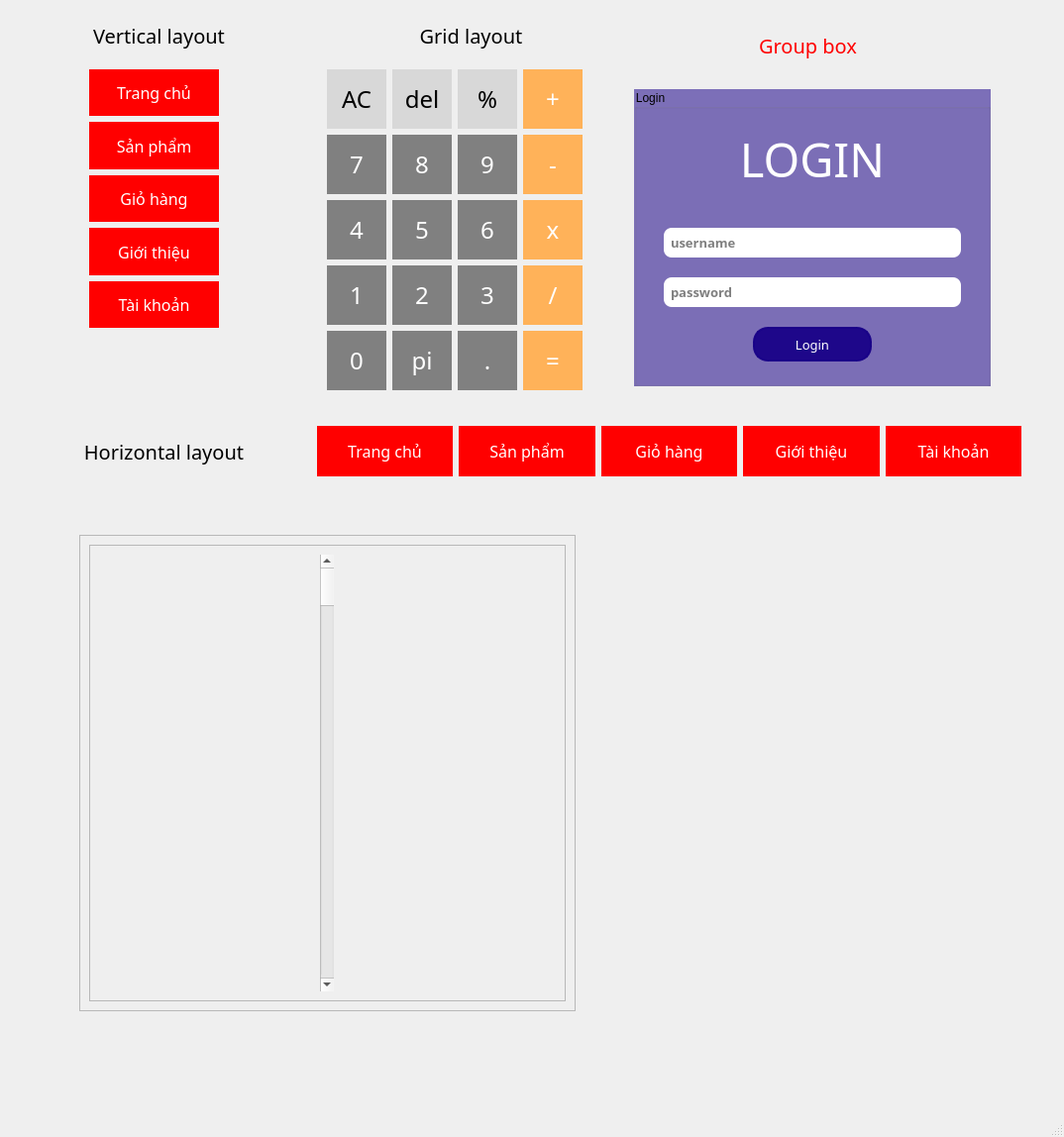
<?xml version="1.0" encoding="UTF-8"?>
<ui version="4.0">
 <class>MainWindow</class>
 <widget class="QMainWindow" name="MainWindow">
  <property name="geometry">
   <rect>
    <x>0</x>
    <y>0</y>
    <width>1074</width>
    <height>1148</height>
   </rect>
  </property>
  <property name="maximumSize">
   <size>
    <width>16777215</width>
    <height>16777215</height>
   </size>
  </property>
  <property name="windowTitle">
   <string>MainWindow</string>
  </property>
  <widget class="QWidget" name="centralwidget">
   <widget class="QWidget" name="verticalLayoutWidget">
    <property name="geometry">
     <rect>
      <x>90</x>
      <y>70</y>
      <width>131</width>
      <height>261</height>
     </rect>
    </property>
    <layout class="QVBoxLayout" name="verticalLayout">
     <item>
      <widget class="QLabel" name="label_10">
       <property name="font">
        <font>
         <family>Nunito Sans</family>
         <pointsize>12</pointsize>
        </font>
       </property>
       <property name="styleSheet">
        <string notr="true">background-color: red;
color: white;
</string>
       </property>
       <property name="text">
        <string>Trang chủ</string>
       </property>
       <property name="alignment">
        <set>Qt::AlignCenter</set>
       </property>
      </widget>
     </item>
     <item>
      <widget class="QLabel" name="label_9">
       <property name="font">
        <font>
         <family>Nunito Sans</family>
         <pointsize>12</pointsize>
        </font>
       </property>
       <property name="styleSheet">
        <string notr="true">background-color: red;
color: white;
</string>
       </property>
       <property name="text">
        <string>Sản phẩm</string>
       </property>
       <property name="alignment">
        <set>Qt::AlignCenter</set>
       </property>
      </widget>
     </item>
     <item>
      <widget class="QLabel" name="label_8">
       <property name="font">
        <font>
         <family>Nunito Sans</family>
         <pointsize>12</pointsize>
        </font>
       </property>
       <property name="styleSheet">
        <string notr="true">background-color: red;
color: white;
</string>
       </property>
       <property name="text">
        <string>Giỏ hàng</string>
       </property>
       <property name="alignment">
        <set>Qt::AlignCenter</set>
       </property>
      </widget>
     </item>
     <item>
      <widget class="QLabel" name="label_11">
       <property name="font">
        <font>
         <family>Nunito Sans</family>
         <pointsize>12</pointsize>
        </font>
       </property>
       <property name="styleSheet">
        <string notr="true">background-color: red;
color: white;
</string>
       </property>
       <property name="text">
        <string>Giới thiệu</string>
       </property>
       <property name="alignment">
        <set>Qt::AlignCenter</set>
       </property>
      </widget>
     </item>
     <item>
      <widget class="QLabel" name="label_12">
       <property name="font">
        <font>
         <family>Nunito Sans</family>
         <pointsize>12</pointsize>
        </font>
       </property>
       <property name="styleSheet">
        <string notr="true">background-color: red;
color: white;
</string>
       </property>
       <property name="text">
        <string>Tài khoản</string>
       </property>
       <property name="alignment">
        <set>Qt::AlignCenter</set>
       </property>
      </widget>
     </item>
    </layout>
   </widget>
   <widget class="QLabel" name="label">
    <property name="geometry">
     <rect>
      <x>60</x>
      <y>10</y>
      <width>201</width>
      <height>51</height>
     </rect>
    </property>
    <property name="font">
     <font>
      <family>Nunito Sans</family>
      <pointsize>15</pointsize>
     </font>
    </property>
    <property name="text">
     <string>Vertical layout</string>
    </property>
    <property name="alignment">
     <set>Qt::AlignCenter</set>
    </property>
   </widget>
   <widget class="QWidget" name="horizontalLayoutWidget">
    <property name="geometry">
     <rect>
      <x>320</x>
      <y>430</y>
      <width>711</width>
      <height>51</height>
     </rect>
    </property>
    <layout class="QHBoxLayout" name="horizontalLayout">
     <item>
      <widget class="QLabel" name="label_7">
       <property name="font">
        <font>
         <family>Nunito Sans</family>
         <pointsize>12</pointsize>
        </font>
       </property>
       <property name="styleSheet">
        <string notr="true">background-color: red;
color: white;
</string>
       </property>
       <property name="text">
        <string>Trang chủ</string>
       </property>
       <property name="alignment">
        <set>Qt::AlignCenter</set>
       </property>
      </widget>
     </item>
     <item>
      <widget class="QLabel" name="label_6">
       <property name="font">
        <font>
         <family>Nunito Sans</family>
         <pointsize>12</pointsize>
        </font>
       </property>
       <property name="styleSheet">
        <string notr="true">background-color: red;
color: white;
</string>
       </property>
       <property name="text">
        <string>Sản phẩm</string>
       </property>
       <property name="alignment">
        <set>Qt::AlignCenter</set>
       </property>
      </widget>
     </item>
     <item>
      <widget class="QLabel" name="label_5">
       <property name="font">
        <font>
         <family>Nunito Sans</family>
         <pointsize>12</pointsize>
        </font>
       </property>
       <property name="styleSheet">
        <string notr="true">background-color: red;
color: white;
</string>
       </property>
       <property name="text">
        <string>Giỏ hàng</string>
       </property>
       <property name="alignment">
        <set>Qt::AlignCenter</set>
       </property>
      </widget>
     </item>
     <item>
      <widget class="QLabel" name="label_4">
       <property name="font">
        <font>
         <family>Nunito Sans</family>
         <pointsize>12</pointsize>
        </font>
       </property>
       <property name="styleSheet">
        <string notr="true">background-color: red;
color: white;
</string>
       </property>
       <property name="text">
        <string>Giới thiệu</string>
       </property>
       <property name="alignment">
        <set>Qt::AlignCenter</set>
       </property>
      </widget>
     </item>
     <item>
      <widget class="QLabel" name="label_3">
       <property name="font">
        <font>
         <family>Nunito Sans</family>
         <pointsize>12</pointsize>
        </font>
       </property>
       <property name="styleSheet">
        <string notr="true">background-color: red;
color: white;
</string>
       </property>
       <property name="text">
        <string>Tài khoản</string>
       </property>
       <property name="alignment">
        <set>Qt::AlignCenter</set>
       </property>
      </widget>
     </item>
    </layout>
   </widget>
   <widget class="QLabel" name="label_2">
    <property name="geometry">
     <rect>
      <x>60</x>
      <y>430</y>
      <width>211</width>
      <height>51</height>
     </rect>
    </property>
    <property name="font">
     <font>
      <family>Nunito Sans</family>
      <pointsize>15</pointsize>
     </font>
    </property>
    <property name="text">
     <string>Horizontal layout</string>
    </property>
    <property name="alignment">
     <set>Qt::AlignCenter</set>
    </property>
   </widget>
   <widget class="QLabel" name="label_13">
    <property name="geometry">
     <rect>
      <x>370</x>
      <y>10</y>
      <width>211</width>
      <height>51</height>
     </rect>
    </property>
    <property name="font">
     <font>
      <family>Nunito Sans</family>
      <pointsize>15</pointsize>
     </font>
    </property>
    <property name="text">
     <string>Grid layout</string>
    </property>
    <property name="alignment">
     <set>Qt::AlignCenter</set>
    </property>
   </widget>
   <widget class="QWidget" name="gridLayoutWidget">
    <property name="geometry">
     <rect>
      <x>330</x>
      <y>70</y>
      <width>261</width>
      <height>326</height>
     </rect>
    </property>
    <layout class="QGridLayout" name="gridLayout" rowstretch="0,0,0,0,0" columnstretch="0,0,0,0">
     <item row="1" column="1">
      <widget class="QLabel" name="label_20">
       <property name="minimumSize">
        <size>
         <width>60</width>
         <height>60</height>
        </size>
       </property>
       <property name="maximumSize">
        <size>
         <width>60</width>
         <height>60</height>
        </size>
       </property>
       <property name="font">
        <font>
         <family>Nunito Sans Normal ExtraBold</family>
         <pointsize>18</pointsize>
        </font>
       </property>
       <property name="styleSheet">
        <string notr="true">background-color: grey;
color: white;
</string>
       </property>
       <property name="text">
        <string>8</string>
       </property>
       <property name="alignment">
        <set>Qt::AlignCenter</set>
       </property>
      </widget>
     </item>
     <item row="2" column="3">
      <widget class="QLabel" name="label_25">
       <property name="minimumSize">
        <size>
         <width>60</width>
         <height>60</height>
        </size>
       </property>
       <property name="maximumSize">
        <size>
         <width>60</width>
         <height>60</height>
        </size>
       </property>
       <property name="font">
        <font>
         <family>Nunito Sans Normal ExtraBold</family>
         <pointsize>18</pointsize>
        </font>
       </property>
       <property name="styleSheet">
        <string notr="true">background-color: rgb(255, 178, 89);
color: white;
</string>
       </property>
       <property name="text">
        <string>x</string>
       </property>
       <property name="alignment">
        <set>Qt::AlignCenter</set>
       </property>
      </widget>
     </item>
     <item row="1" column="3">
      <widget class="QLabel" name="label_22">
       <property name="minimumSize">
        <size>
         <width>60</width>
         <height>60</height>
        </size>
       </property>
       <property name="maximumSize">
        <size>
         <width>60</width>
         <height>60</height>
        </size>
       </property>
       <property name="font">
        <font>
         <family>Nunito Sans Normal ExtraBold</family>
         <pointsize>18</pointsize>
        </font>
       </property>
       <property name="styleSheet">
        <string notr="true">background-color: rgb(255, 178, 89);
color: white;
</string>
       </property>
       <property name="text">
        <string>-</string>
       </property>
       <property name="alignment">
        <set>Qt::AlignCenter</set>
       </property>
      </widget>
     </item>
     <item row="3" column="2">
      <widget class="QLabel" name="label_28">
       <property name="minimumSize">
        <size>
         <width>60</width>
         <height>60</height>
        </size>
       </property>
       <property name="maximumSize">
        <size>
         <width>60</width>
         <height>60</height>
        </size>
       </property>
       <property name="font">
        <font>
         <family>Nunito Sans Normal ExtraBold</family>
         <pointsize>18</pointsize>
        </font>
       </property>
       <property name="styleSheet">
        <string notr="true">background-color: grey;
color: white;
</string>
       </property>
       <property name="text">
        <string>3</string>
       </property>
       <property name="alignment">
        <set>Qt::AlignCenter</set>
       </property>
      </widget>
     </item>
     <item row="0" column="1">
      <widget class="QLabel" name="label_15">
       <property name="minimumSize">
        <size>
         <width>60</width>
         <height>60</height>
        </size>
       </property>
       <property name="maximumSize">
        <size>
         <width>60</width>
         <height>60</height>
        </size>
       </property>
       <property name="font">
        <font>
         <family>Nunito Sans Normal ExtraBold</family>
         <pointsize>18</pointsize>
        </font>
       </property>
       <property name="styleSheet">
        <string notr="true">background-color: rgb(216, 216, 216);
color: black;
</string>
       </property>
       <property name="text">
        <string>del</string>
       </property>
       <property name="alignment">
        <set>Qt::AlignCenter</set>
       </property>
      </widget>
     </item>
     <item row="0" column="2">
      <widget class="QLabel" name="label_16">
       <property name="minimumSize">
        <size>
         <width>60</width>
         <height>60</height>
        </size>
       </property>
       <property name="maximumSize">
        <size>
         <width>60</width>
         <height>60</height>
        </size>
       </property>
       <property name="font">
        <font>
         <family>Nunito Sans Normal ExtraBold</family>
         <pointsize>18</pointsize>
        </font>
       </property>
       <property name="styleSheet">
        <string notr="true">background-color: rgb(216, 216, 216);
color: black;
</string>
       </property>
       <property name="text">
        <string>%</string>
       </property>
       <property name="alignment">
        <set>Qt::AlignCenter</set>
       </property>
      </widget>
     </item>
     <item row="2" column="0">
      <widget class="QLabel" name="label_18">
       <property name="minimumSize">
        <size>
         <width>60</width>
         <height>60</height>
        </size>
       </property>
       <property name="maximumSize">
        <size>
         <width>60</width>
         <height>60</height>
        </size>
       </property>
       <property name="font">
        <font>
         <family>Nunito Sans Normal ExtraBold</family>
         <pointsize>18</pointsize>
        </font>
       </property>
       <property name="styleSheet">
        <string notr="true">background-color: grey;
color: white;
</string>
       </property>
       <property name="text">
        <string>4</string>
       </property>
       <property name="alignment">
        <set>Qt::AlignCenter</set>
       </property>
      </widget>
     </item>
     <item row="2" column="2">
      <widget class="QLabel" name="label_26">
       <property name="minimumSize">
        <size>
         <width>60</width>
         <height>60</height>
        </size>
       </property>
       <property name="maximumSize">
        <size>
         <width>60</width>
         <height>60</height>
        </size>
       </property>
       <property name="font">
        <font>
         <family>Nunito Sans Normal ExtraBold</family>
         <pointsize>18</pointsize>
        </font>
       </property>
       <property name="styleSheet">
        <string notr="true">background-color: grey;
color: white;
</string>
       </property>
       <property name="text">
        <string>6</string>
       </property>
       <property name="alignment">
        <set>Qt::AlignCenter</set>
       </property>
      </widget>
     </item>
     <item row="1" column="0">
      <widget class="QLabel" name="label_23">
       <property name="minimumSize">
        <size>
         <width>60</width>
         <height>60</height>
        </size>
       </property>
       <property name="maximumSize">
        <size>
         <width>60</width>
         <height>60</height>
        </size>
       </property>
       <property name="font">
        <font>
         <family>Nunito Sans Normal ExtraBold</family>
         <pointsize>18</pointsize>
        </font>
       </property>
       <property name="styleSheet">
        <string notr="true">background-color: grey;
color: white;
</string>
       </property>
       <property name="text">
        <string>7</string>
       </property>
       <property name="alignment">
        <set>Qt::AlignCenter</set>
       </property>
      </widget>
     </item>
     <item row="1" column="2">
      <widget class="QLabel" name="label_19">
       <property name="minimumSize">
        <size>
         <width>60</width>
         <height>60</height>
        </size>
       </property>
       <property name="maximumSize">
        <size>
         <width>60</width>
         <height>60</height>
        </size>
       </property>
       <property name="font">
        <font>
         <family>Nunito Sans Normal ExtraBold</family>
         <pointsize>18</pointsize>
        </font>
       </property>
       <property name="styleSheet">
        <string notr="true">background-color: grey;
color: white;
</string>
       </property>
       <property name="text">
        <string>9</string>
       </property>
       <property name="alignment">
        <set>Qt::AlignCenter</set>
       </property>
      </widget>
     </item>
     <item row="3" column="0">
      <widget class="QLabel" name="label_24">
       <property name="minimumSize">
        <size>
         <width>60</width>
         <height>60</height>
        </size>
       </property>
       <property name="maximumSize">
        <size>
         <width>60</width>
         <height>60</height>
        </size>
       </property>
       <property name="font">
        <font>
         <family>Nunito Sans Normal ExtraBold</family>
         <pointsize>18</pointsize>
        </font>
       </property>
       <property name="styleSheet">
        <string notr="true">background-color: grey;
color: white;
</string>
       </property>
       <property name="text">
        <string>1</string>
       </property>
       <property name="alignment">
        <set>Qt::AlignCenter</set>
       </property>
      </widget>
     </item>
     <item row="3" column="1">
      <widget class="QLabel" name="label_29">
       <property name="minimumSize">
        <size>
         <width>60</width>
         <height>60</height>
        </size>
       </property>
       <property name="maximumSize">
        <size>
         <width>60</width>
         <height>60</height>
        </size>
       </property>
       <property name="font">
        <font>
         <family>Nunito Sans Normal ExtraBold</family>
         <pointsize>18</pointsize>
        </font>
       </property>
       <property name="styleSheet">
        <string notr="true">background-color: grey;
color: white;
</string>
       </property>
       <property name="text">
        <string>2</string>
       </property>
       <property name="alignment">
        <set>Qt::AlignCenter</set>
       </property>
      </widget>
     </item>
     <item row="3" column="3">
      <widget class="QLabel" name="label_27">
       <property name="minimumSize">
        <size>
         <width>60</width>
         <height>60</height>
        </size>
       </property>
       <property name="maximumSize">
        <size>
         <width>60</width>
         <height>60</height>
        </size>
       </property>
       <property name="font">
        <font>
         <family>Nunito Sans Normal ExtraBold</family>
         <pointsize>18</pointsize>
        </font>
       </property>
       <property name="styleSheet">
        <string notr="true">background-color: rgb(255, 178, 89);
color: white;
</string>
       </property>
       <property name="text">
        <string>/</string>
       </property>
       <property name="alignment">
        <set>Qt::AlignCenter</set>
       </property>
      </widget>
     </item>
     <item row="0" column="3">
      <widget class="QLabel" name="label_17">
       <property name="minimumSize">
        <size>
         <width>60</width>
         <height>60</height>
        </size>
       </property>
       <property name="maximumSize">
        <size>
         <width>60</width>
         <height>60</height>
        </size>
       </property>
       <property name="font">
        <font>
         <family>Nunito Sans Normal ExtraBold</family>
         <pointsize>18</pointsize>
        </font>
       </property>
       <property name="styleSheet">
        <string notr="true">background-color: rgb(255, 178, 89);
color: white;
</string>
       </property>
       <property name="text">
        <string>+</string>
       </property>
       <property name="alignment">
        <set>Qt::AlignCenter</set>
       </property>
      </widget>
     </item>
     <item row="0" column="0">
      <widget class="QLabel" name="label_14">
       <property name="minimumSize">
        <size>
         <width>60</width>
         <height>60</height>
        </size>
       </property>
       <property name="maximumSize">
        <size>
         <width>60</width>
         <height>60</height>
        </size>
       </property>
       <property name="font">
        <font>
         <family>Nunito Sans Normal ExtraBold</family>
         <pointsize>18</pointsize>
        </font>
       </property>
       <property name="styleSheet">
        <string notr="true">background-color: rgb(216, 216, 216);
color: black;
</string>
       </property>
       <property name="text">
        <string>AC</string>
       </property>
       <property name="alignment">
        <set>Qt::AlignCenter</set>
       </property>
      </widget>
     </item>
     <item row="2" column="1">
      <widget class="QLabel" name="label_21">
       <property name="minimumSize">
        <size>
         <width>60</width>
         <height>60</height>
        </size>
       </property>
       <property name="maximumSize">
        <size>
         <width>60</width>
         <height>60</height>
        </size>
       </property>
       <property name="font">
        <font>
         <family>Nunito Sans Normal ExtraBold</family>
         <pointsize>18</pointsize>
        </font>
       </property>
       <property name="styleSheet">
        <string notr="true">background-color: grey;
color: white;
</string>
       </property>
       <property name="text">
        <string>5</string>
       </property>
       <property name="alignment">
        <set>Qt::AlignCenter</set>
       </property>
      </widget>
     </item>
     <item row="4" column="3">
      <widget class="QLabel" name="label_33">
       <property name="minimumSize">
        <size>
         <width>60</width>
         <height>60</height>
        </size>
       </property>
       <property name="maximumSize">
        <size>
         <width>60</width>
         <height>60</height>
        </size>
       </property>
       <property name="font">
        <font>
         <family>Nunito Sans Normal ExtraBold</family>
         <pointsize>18</pointsize>
        </font>
       </property>
       <property name="styleSheet">
        <string notr="true">background-color: rgb(255, 178, 89);
color: white;
</string>
       </property>
       <property name="text">
        <string>=</string>
       </property>
       <property name="alignment">
        <set>Qt::AlignCenter</set>
       </property>
      </widget>
     </item>
     <item row="4" column="2">
      <widget class="QLabel" name="label_32">
       <property name="minimumSize">
        <size>
         <width>60</width>
         <height>60</height>
        </size>
       </property>
       <property name="maximumSize">
        <size>
         <width>60</width>
         <height>60</height>
        </size>
       </property>
       <property name="font">
        <font>
         <family>Nunito Sans Normal ExtraBold</family>
         <pointsize>18</pointsize>
        </font>
       </property>
       <property name="styleSheet">
        <string notr="true">background-color: grey;
color: white;
</string>
       </property>
       <property name="text">
        <string>.</string>
       </property>
       <property name="alignment">
        <set>Qt::AlignCenter</set>
       </property>
      </widget>
     </item>
     <item row="4" column="1">
      <widget class="QLabel" name="label_31">
       <property name="minimumSize">
        <size>
         <width>60</width>
         <height>60</height>
        </size>
       </property>
       <property name="maximumSize">
        <size>
         <width>60</width>
         <height>60</height>
        </size>
       </property>
       <property name="font">
        <font>
         <family>Nunito Sans Normal ExtraBold</family>
         <pointsize>18</pointsize>
        </font>
       </property>
       <property name="styleSheet">
        <string notr="true">background-color: grey;
color: white;
</string>
       </property>
       <property name="text">
        <string>pi</string>
       </property>
       <property name="alignment">
        <set>Qt::AlignCenter</set>
       </property>
      </widget>
     </item>
     <item row="4" column="0">
      <widget class="QLabel" name="label_30">
       <property name="minimumSize">
        <size>
         <width>60</width>
         <height>60</height>
        </size>
       </property>
       <property name="maximumSize">
        <size>
         <width>60</width>
         <height>60</height>
        </size>
       </property>
       <property name="font">
        <font>
         <family>Nunito Sans Normal ExtraBold</family>
         <pointsize>18</pointsize>
        </font>
       </property>
       <property name="styleSheet">
        <string notr="true">background-color: grey;
color: white;
</string>
       </property>
       <property name="text">
        <string>0</string>
       </property>
       <property name="alignment">
        <set>Qt::AlignCenter</set>
       </property>
      </widget>
     </item>
    </layout>
   </widget>
   <widget class="QGroupBox" name="groupBox">
    <property name="geometry">
     <rect>
      <x>640</x>
      <y>90</y>
      <width>360</width>
      <height>300</height>
     </rect>
    </property>
    <property name="styleSheet">
     <string notr="true">background-color: rgba(24, 0, 135, 0.54);</string>
    </property>
    <property name="title">
     <string>Login</string>
    </property>
    <widget class="QLineEdit" name="le_username">
     <property name="geometry">
      <rect>
       <x>30</x>
       <y>140</y>
       <width>300</width>
       <height>30</height>
      </rect>
     </property>
     <property name="font">
      <font>
       <family>Nunito Sans Normal</family>
       <pointsize>10</pointsize>
       <weight>75</weight>
       <bold>true</bold>
      </font>
     </property>
     <property name="styleSheet">
      <string notr="true">background-color: white;
color: black;
padding-left: 5px;
border-radius: 8px;</string>
     </property>
     <property name="placeholderText">
      <string>username</string>
     </property>
    </widget>
    <widget class="QLineEdit" name="le_password">
     <property name="geometry">
      <rect>
       <x>30</x>
       <y>190</y>
       <width>300</width>
       <height>30</height>
      </rect>
     </property>
     <property name="font">
      <font>
       <family>Nunito Sans Normal</family>
       <pointsize>10</pointsize>
       <weight>75</weight>
       <bold>true</bold>
      </font>
     </property>
     <property name="styleSheet">
      <string notr="true">background-color: white;
color: black;
padding-left: 5px;
border-radius: 8px;</string>
     </property>
     <property name="echoMode">
      <enum>QLineEdit::Password</enum>
     </property>
     <property name="placeholderText">
      <string>password</string>
     </property>
    </widget>
    <widget class="QLabel" name="label_36">
     <property name="geometry">
      <rect>
       <x>70</x>
       <y>40</y>
       <width>220</width>
       <height>60</height>
      </rect>
     </property>
     <property name="font">
      <font>
       <family>Nunito Sans Normal ExtraBold</family>
       <pointsize>35</pointsize>
      </font>
     </property>
     <property name="styleSheet">
      <string notr="true">color: white;
background-color: none;</string>
     </property>
     <property name="text">
      <string>LOGIN</string>
     </property>
     <property name="alignment">
      <set>Qt::AlignCenter</set>
     </property>
    </widget>
    <widget class="QPushButton" name="btn_login">
     <property name="geometry">
      <rect>
       <x>120</x>
       <y>240</y>
       <width>120</width>
       <height>35</height>
      </rect>
     </property>
     <property name="font">
      <font>
       <family>Nunito Sans</family>
       <pointsize>10</pointsize>
      </font>
     </property>
     <property name="styleSheet">
      <string notr="true">QPushButton#btn_login{
	background-color: rgba(24, 0, 135, 0.94);
	color: white;
	border: 2px solid rgba(24, 0, 135, 0.94);
	border-radius: 15px;
	padding: 0px;
}

QPushButton#btn_login:hover{
	background-color: rgba(24, 0, 135, 0.53);
}

QPushButton#btn_login:pressed{
	padding-top: 2px;
	padding-left: 2px;
}</string>
     </property>
     <property name="text">
      <string>Login</string>
     </property>
    </widget>
   </widget>
   <widget class="QLabel" name="label_35">
    <property name="geometry">
     <rect>
      <x>710</x>
      <y>20</y>
      <width>211</width>
      <height>51</height>
     </rect>
    </property>
    <property name="font">
     <font>
      <family>Nunito Sans</family>
      <pointsize>15</pointsize>
     </font>
    </property>
    <property name="styleSheet">
     <string notr="true">color: red;
background-color: none;</string>
    </property>
    <property name="text">
     <string>Group box</string>
    </property>
    <property name="alignment">
     <set>Qt::AlignCenter</set>
    </property>
   </widget>
   <widget class="QScrollArea" name="scrollArea">
    <property name="geometry">
     <rect>
      <x>80</x>
      <y>540</y>
      <width>501</width>
      <height>481</height>
     </rect>
    </property>
    <property name="widgetResizable">
     <bool>true</bool>
    </property>
    <widget class="QWidget" name="scrollAreaWidgetContents">
     <property name="geometry">
      <rect>
       <x>0</x>
       <y>0</y>
       <width>499</width>
       <height>479</height>
      </rect>
     </property>
     <layout class="QVBoxLayout" name="verticalLayout_2">
      <item>
       <widget class="QFrame" name="frame">
        <property name="frameShape">
         <enum>QFrame::StyledPanel</enum>
        </property>
        <property name="frameShadow">
         <enum>QFrame::Raised</enum>
        </property>
        <layout class="QHBoxLayout" name="horizontalLayout_2">
         <item>
          <widget class="QScrollBar" name="verticalScrollBar">
           <property name="orientation">
            <enum>Qt::Vertical</enum>
           </property>
          </widget>
         </item>
        </layout>
       </widget>
      </item>
     </layout>
    </widget>
   </widget>
  </widget>
  <widget class="QMenuBar" name="menubar">
   <property name="geometry">
    <rect>
     <x>0</x>
     <y>0</y>
     <width>1074</width>
     <height>26</height>
    </rect>
   </property>
  </widget>
  <widget class="QStatusBar" name="statusbar"/>
 </widget>
 <resources/>
 <connections/>
</ui>
